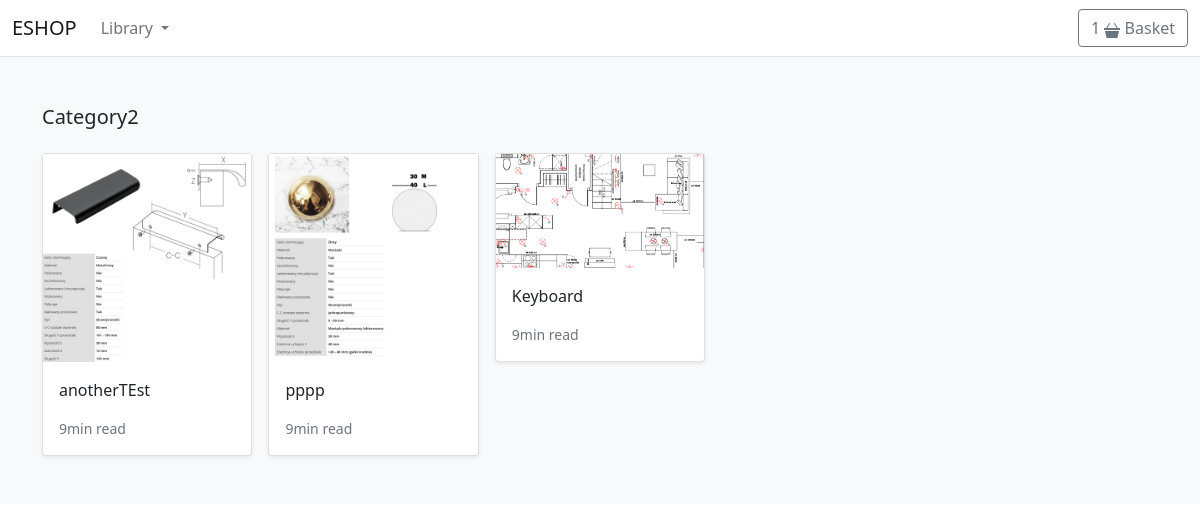
The page /shop/category2/ on the database its author committed.
### store/models.py (models this page shows, shortened)
class Category(models.Model):
    name = models.CharField(max_length=255, db_index=True)
    slug = models.SlugField(max_length=255, unique=True)
    class Meta:
        verbose_name_plural = 'categories'
    def get_absolute_url(self):
        return reverse('store:category_list', args=[self.slug])

class Product(models.Model):
    category = models.ForeignKey(Category, related_name='product', on_delete=models.CASCADE)
    created_by = models.ForeignKey(User, on_delete=models.CASCADE, related_name='product_creator')
    title = models.CharField(max_length=255)
    author = models.CharField(max_length=255, default='admin')
    description = models.TextField(blank=True)
    image = models.ImageField(upload_to='images/', default='images/default.png')
    slug = models.SlugField(max_length=255)
    price = models.DecimalField(default=True, max_digits=4, decimal_places=2)
    in_stock = models.BooleanField(default=True)
    is_active = models.BooleanField(default=True)
    created = models.DateTimeField(auto_now_add=True)
    updated = models.DateTimeField(auto_now=True)
    objects = models.Manager()
    products = ProductManager()
    class Meta:
        verbose_name_plural = "Products"
        ordering = ('-created', ) #descendent order of added Products
    def get_absolute_url(self):
        return reverse('store:product_detail', args=[self.slug])

### store/views.py (the view)
# urls.py: path('shop/<slug:category_slug>/', views.category_list, name='category_list'),
def category_list(request, category_slug):
    category = get_object_or_404(Category, slug=category_slug)
    products = Product.objects.filter(category=category)
    return render(request, 'store/products/category.html', {'category': category, 'products': products})

### basket/context_processors.py (called while the page is built)
def basket(request):
    return {'basket': Basket(request)}

### store/context_processors.py (called while the page is built)
def categories(request):
    return {
        'categories': Category.objects.all()
    }

### templates/store/products/category.html (shortened to what this page needs)
{% extends "../base.html" %}
{% load static %}
{% block content %}
<main>
    <div class="album py-5 bg-light">
        <div class="container">
            <div class="pb-3 h5">{{ category.name|title}}</div>
            <div class="row row-cols-1 row-cols-sm-2 row-cols-md-5 g-3">
                {% for product in products %}
                <div class="col">
                    <div class="card shadow-sm">
                        <img class="img-fluid" alt="Responsive image" src="{{ product.image.url }}">
                        <div class="card-body">
                            <p class="card-text">
                                <a class="text-dark text-decoration-none" href="{{ product.get_absolute_url }}">
                                    {{ product.title }}</a>
                            </p>
                            <div class="d-flex justify-content-between align-items-center">
                                <small class="text-muted">9min read</small>
                            </div>
                        </div>
                    </div>
                </div>
                {% endfor %}
            </div>
        </div>
    </div>
</main>
{% endblock %}

### rows shown on the page
Category: name "Category2"
Product: image (picture), title "anotherTEst"
Product: image (picture), title "pppp"
Product: image (picture), title "Keyboard"
